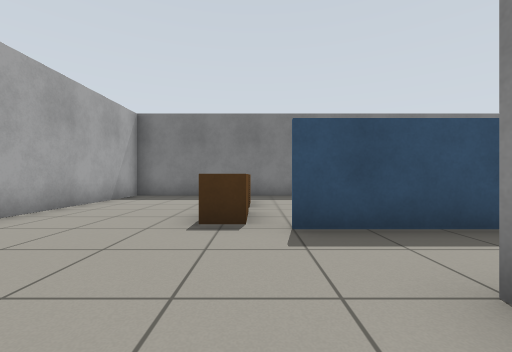
[1] (above)

15 first-person views from a walk through a world built for the Gazebo simulator. The camera is 0.72 m above the floor, looks level and sees 90° across. The floor is counted in squares, 1 m on a side. Each view is taken from the middle of a square. On the plan, view 1 faces up. The plan holds only what a view shows up to about 9 squares ahead; the rest is blank.

[2]
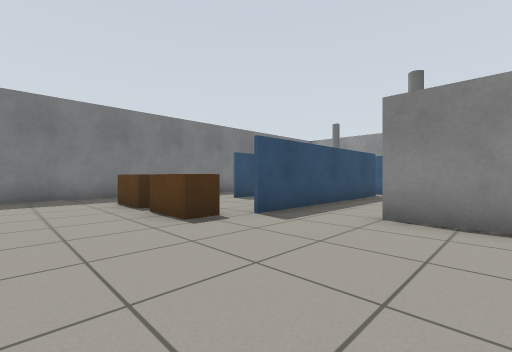

[3]
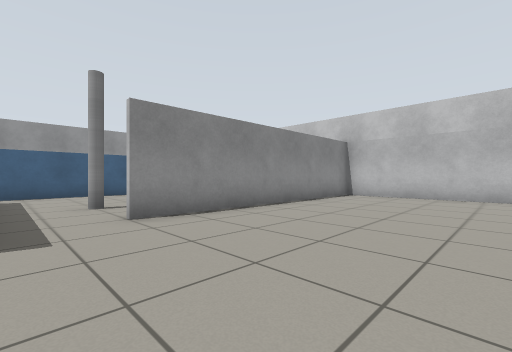

[4]
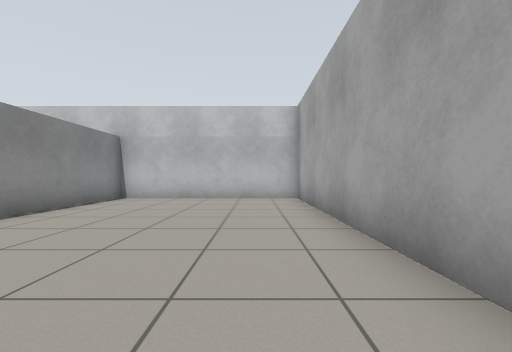

[5]
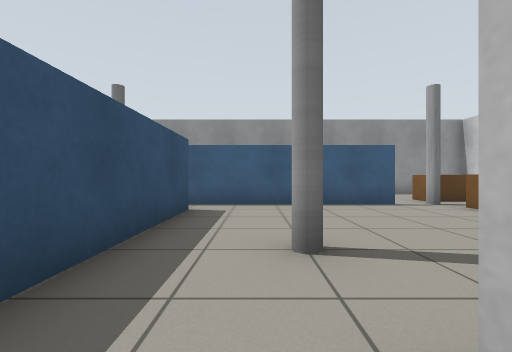

[6]
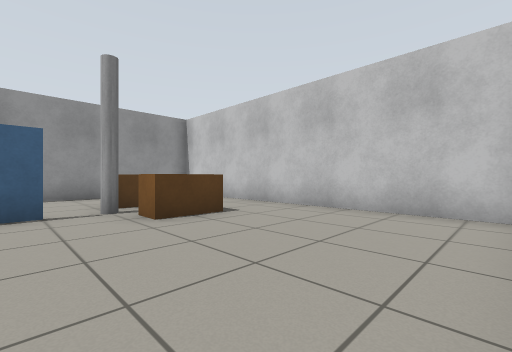

[7]
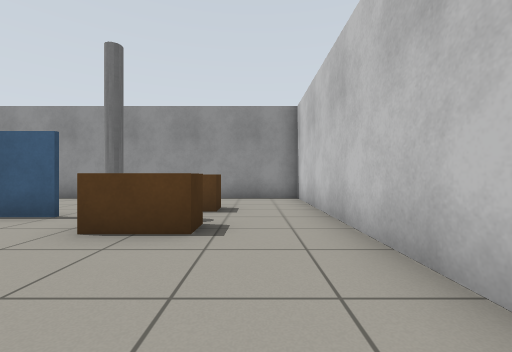

[8]
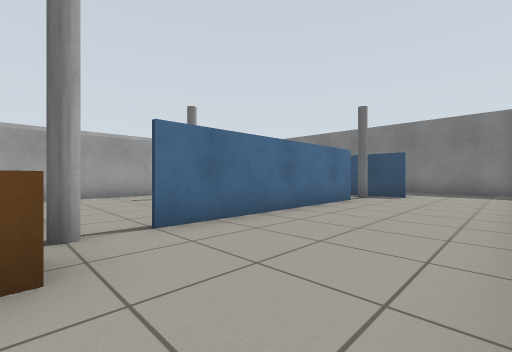

[9]
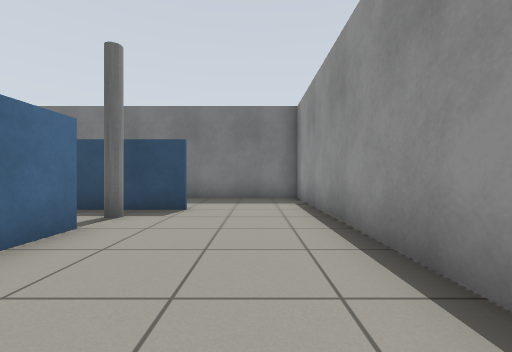

[10]
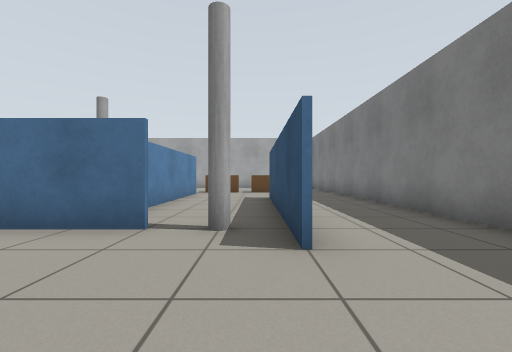

[11]
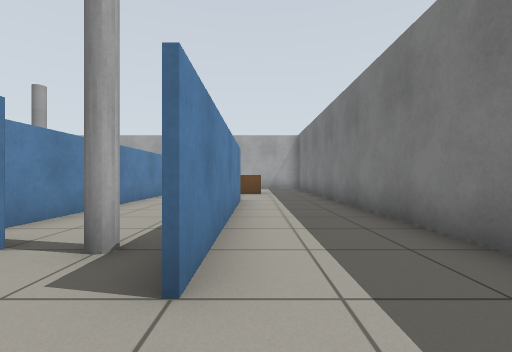

[12]
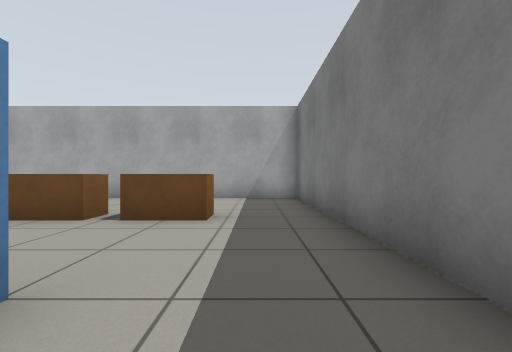

[13]
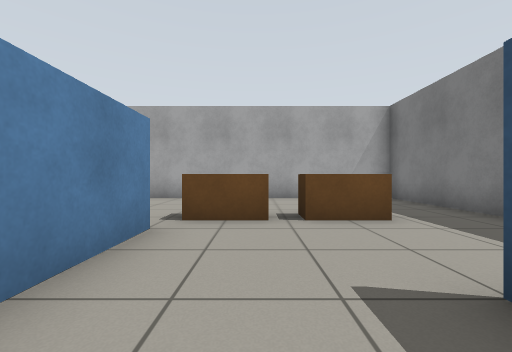

[14]
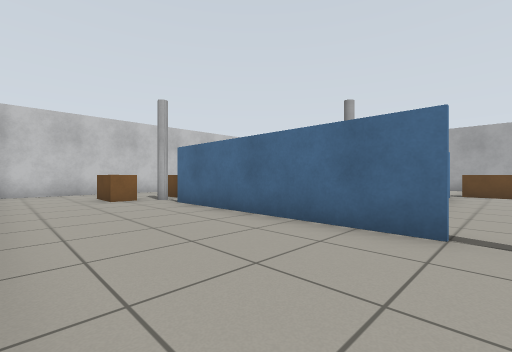

[15]
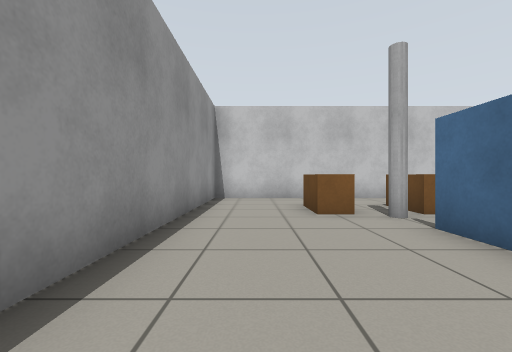

### Floor plan
Points are (right, up) in squares from view 1. A wall is a line through its corners. A room is listed if a view was taken in it or the views show most of it. See-through windows are left out.
Room 1 (views 1, 2, 3, 4, 5, 6, 7, 8, 9, 10, 11, 12, 13, 14, 15)
walls: (1.6, 0.4) (1.6, -3); (0.5, 3.6) (6.5, 3.6); (6.5, 3.4) (0.5, 3.4); (2.5, 6.6) (6.6, 6.6); (7.5, 4.6) (7.5, -1.5); (7.4, -1.5) (7.4, 3.8); (6.6, 6.5) (2.5, 6.5); (2, -6.4) (11.3, -6.4) (11.3, 9.4) (-4.4, 9.4) (-4.4, -6.4) (1.4, -6.4) (1.4, 1.5)
objects: brown box (-1, 4) to (0, 5); brown box (-1, 6) to (0, 7); pillar (3, 1) to (4, 2); brown box (6, -4) to (7, -3); pillar (7, -3); pillar (7, 6) to (8, 6); brown box (8, -4) to (9, -3)

Where each view was taken, in squares from view 1:
view 1: 0 up, 0 right, facing up
view 2: 0 up, 3 left, facing up-right
view 3: 3 up, 3 left, facing down-right
view 4: 2 up, 3 left, facing down
view 5: 2 up, 1 right, facing right
view 6: 1 down, 2 right, facing down-right
view 7: 5 down, 3 right, facing right
view 8: 3 down, 11 right, facing up-left
view 9: 1 up, 10 right, facing up
view 10: 6 up, 11 right, facing left
view 11: 7 up, 10 right, facing left
view 12: 8 up, 4 right, facing left
view 13: 5 up, 4 right, facing left
view 14: 5 up, 11 right, facing down-left
view 15: 2 up, 10 right, facing down
